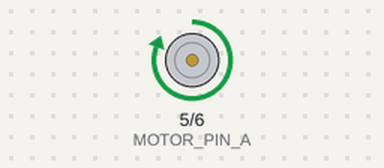
The sketch below on a simulated Arduino Uno, built with avr-gcc and run on an emulated ATmega328P. On the bench: motor-driver pin pairs drawn as motors (green arrow = first pin HIGH = forward, orange = second pin HIGH = backward, longer = more drive).

Above: at 2.5 s.
At 7.5 s:
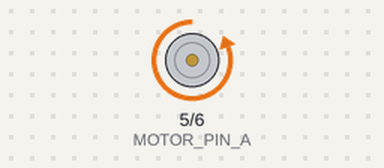
Timing chart, 0 to 13.0 s (numbered marks = the images above):
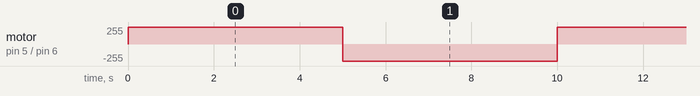

The sketch:

exercise_motor_mit_mikrokontroller.ino
```cpp
#define MOTOR_PIN_A 5
#define MOTOR_PIN_B 6
void setup()
{
  pinMode(MOTOR_PIN_A, OUTPUT);
  pinMode(MOTOR_PIN_B, OUTPUT);
}
void loop()
{
  //One direction
  digitalWrite(MOTOR_PIN_A, HIGH);
  digitalWrite(MOTOR_PIN_B, LOW);
  delay(5000);

  //The other direction
  digitalWrite(MOTOR_PIN_A, LOW);
  digitalWrite(MOTOR_PIN_B, HIGH);
  delay(5000); // sind 5 sekunden
}
```

Measured:
- by itself, motor on pin 5 (MOTOR_PIN_A) / pin 6 (MOTOR_PIN_B): alternates forward 255/255 for 5.0 s and backward 255/255 for 5.0 s
